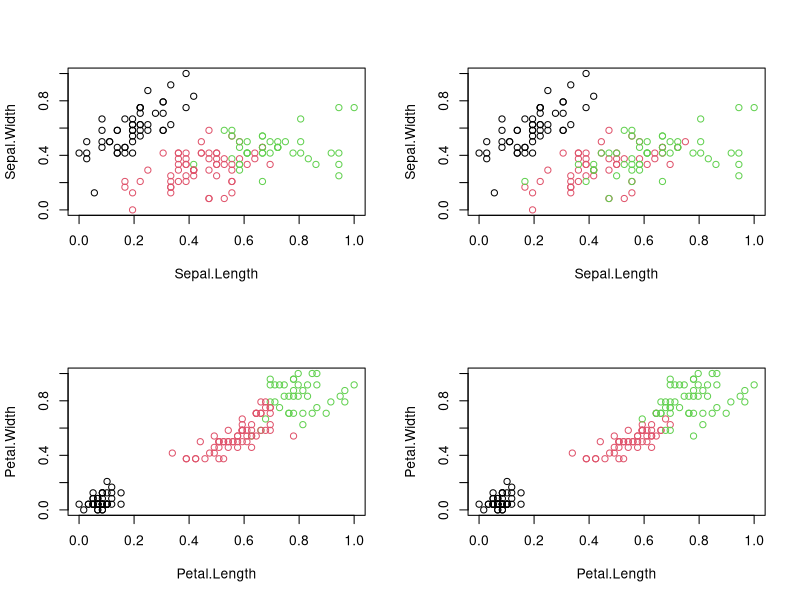

This figure's R source:
## K-means Clustering
## K-means Algorithm 을 통한 Clustering

## iris data 이용
require("datasets")
data("iris")

## label 을 제외한 나머지는 iris.new에 저장
iris.new <- iris[,c(1,2,3,4)]

## label 을 iris.class 에 저장
iris.class <- iris[,"Species"]

## 정규화 함수 구현
normalize <- function(x){return ((x-min(x))/(max(x)-min(x)))}

## 정규화 함수를 적용
iris.new <- as.data.frame(lapply(iris.new, normalize))

## kmeans 함수를 통해 iris.new 의 data를 3개의 군집으로 나눔
result <- kmeans(iris.new, 3)

## kmeans 함수를 적용한 내용 시각화
par(mfrow=c(2,2))
plot(iris.new[c(1,2)], col=result$cluster)
plot(iris.new[c(1,2)], col=iris.class)
plot(iris.new[c(3,4)], col=result$cluster)
plot(iris.new[c(3,4)], col=iris.class)

## 모델 평가
table(result$cluster, iris.class)
